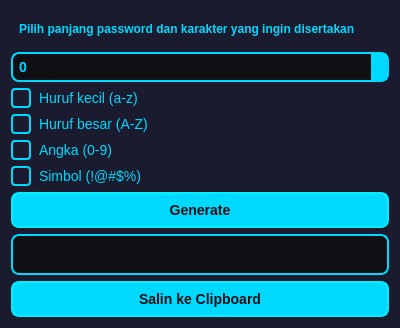
<?xml version="1.0" encoding="UTF-8"?>
<ui version="4.0">
 <class>Form</class>
 <widget class="QWidget" name="Form">
  <property name="geometry">
   <rect>
    <x>0</x>
    <y>0</y>
    <width>400</width>
    <height>328</height>
   </rect>
  </property>
  <property name="windowTitle">
   <string>Form</string>
  </property>
  <property name="styleSheet">
   <string notr="true">   background-color: #1b1b2f; /* Dark background */
    color: #ffffff; /* Default text color */
    font-family: 'Segoe UI', sans-serif;
    font-size: 14px;</string>
  </property>
  <layout class="QGridLayout" name="gridLayout_2">
   <item row="0" column="0">
    <layout class="QGridLayout" name="gridLayout">
     <property name="sizeConstraint">
      <enum>QLayout::SetMinimumSize</enum>
     </property>
     <item row="0" column="0">
      <widget class="QLabel" name="label">
       <property name="styleSheet">
        <string notr="true">  color: #00d9ff; /* Neon cyan text */
    font-size: 12px;
    font-weight: bold;
    padding: 5px;</string>
       </property>
       <property name="text">
        <string>Pilih panjang password dan karakter yang ingin disertakan</string>
       </property>
      </widget>
     </item>
     <item row="1" column="0">
      <widget class="QSpinBox" name="spinBox">
       <property name="styleSheet">
        <string notr="true">QSpinBox {
    background-color: #0f0f14;
    color: #00d9ff;
    border: 2px solid #00d9ff;
    border-radius: 8px;
    padding: 4px;
    font-size: 14px;
    font-weight: bold;
}
QSpinBox::up-button, QSpinBox::down-button {
    background-color: #00d9ff;
    border: none;
    width: 16px;
}
QSpinBox::up-button:hover, QSpinBox::down-button:hover {
    background-color: #005f80;
}



</string>
       </property>
      </widget>
     </item>
     <item row="2" column="0">
      <widget class="QCheckBox" name="checkBox">
       <property name="styleSheet">
        <string notr="true">QCheckBox {
    color: #00d9ff;
    font-size: 14px;
    spacing: 8px;
}

QCheckBox::indicator {
    width: 16px;
    height: 16px;
    background-color: #1b1b2f;
    border: 2px solid #00d9ff;
    border-radius: 4px;
}

QCheckBox::indicator:checked {
    background-color: #00d9ff;
    border: 2px solid #ffffff;
}

QCheckBox::indicator:hover {
    border: 2px solid #ffffff;
}</string>
       </property>
       <property name="text">
        <string>Huruf kecil (a-z)</string>
       </property>
      </widget>
     </item>
     <item row="3" column="0">
      <widget class="QCheckBox" name="checkBox_2">
       <property name="styleSheet">
        <string notr="true">QCheckBox {
    color: #00d9ff;
    font-size: 14px;
    spacing: 8px;
}

QCheckBox::indicator {
    width: 16px;
    height: 16px;
    background-color: #1b1b2f;
    border: 2px solid #00d9ff;
    border-radius: 4px;
}

QCheckBox::indicator:checked {
    background-color: #00d9ff;
    border: 2px solid #ffffff;
}

QCheckBox::indicator:hover {
    border: 2px solid #ffffff;
}</string>
       </property>
       <property name="text">
        <string>Huruf besar (A-Z)</string>
       </property>
      </widget>
     </item>
     <item row="4" column="0">
      <widget class="QCheckBox" name="checkBox_3">
       <property name="styleSheet">
        <string notr="true">QCheckBox {
    color: #00d9ff;
    font-size: 14px;
    spacing: 8px;
}

QCheckBox::indicator {
    width: 16px;
    height: 16px;
    background-color: #1b1b2f;
    border: 2px solid #00d9ff;
    border-radius: 4px;
}

QCheckBox::indicator:checked {
    background-color: #00d9ff;
    border: 2px solid #ffffff;
}

QCheckBox::indicator:hover {
    border: 2px solid #ffffff;
}</string>
       </property>
       <property name="text">
        <string>Angka (0-9)</string>
       </property>
      </widget>
     </item>
     <item row="5" column="0">
      <widget class="QCheckBox" name="checkBox_4">
       <property name="styleSheet">
        <string notr="true">QCheckBox {
    color: #00d9ff;
    font-size: 14px;
    spacing: 8px;
}

QCheckBox::indicator {
    width: 16px;
    height: 16px;
    background-color: #1b1b2f;
    border: 2px solid #00d9ff;
    border-radius: 4px;
}

QCheckBox::indicator:checked {
    background-color: #00d9ff;
    border: 2px solid #ffffff;
}

QCheckBox::indicator:hover {
    border: 2px solid #ffffff;
}</string>
       </property>
       <property name="text">
        <string>Simbol (!@#$%)</string>
       </property>
      </widget>
     </item>
     <item row="6" column="0">
      <widget class="QPushButton" name="pushButton">
       <property name="styleSheet">
        <string notr="true">QPushButton {
    background-color: #00d9ff;
    color: #0f0f14;
    border: 2px solid #00f0ff;
    border-radius: 8px;
    padding: 8px 16px;
    font-size: 14px;
    font-weight: bold;
    transition: 0.3s ease;
}

QPushButton:hover {
    background-color: #005f80;
    color: #ffffff;
}

QPushButton:pressed {
    background-color: #0088cc;
    border: 2px solid #ffffff;
}</string>
       </property>
       <property name="text">
        <string>Generate</string>
       </property>
      </widget>
     </item>
     <item row="7" column="0">
      <widget class="QLineEdit" name="lineEdit">
       <property name="styleSheet">
        <string notr="true">/* QLineEdit Styles */
QLineEdit {
    background-color: #0f0f14; /* Dark background for input */
    color: #00d9ff; /* Neon cyan text color */
    border: 2px solid #00d9ff; /* Neon border */
    border-radius: 8px; /* Rounded corners for a smooth, modern look */
    padding: 8px; /* Padding inside the input box */
    font-size: 16px;
    font-weight: bold;
    selection-background-color: #005f80; /* Selection background for text */
    selection-color: #ffffff; /* Color of selected text */
}

QLineEdit:hover {
    border: 2px solid #ffffff; /* Change border to white on hover */
}

QLineEdit:focus {
    border: 2px solid #00ffcc; /* Glowing effect for focused state */
    background-color: #0f1f2f; /* Slightly brighter background when focused */
}

QLineEdit:disabled {
    background-color: #1b1b2f; /* Darker background for disabled */
    color: #555555; /* Greyed out text */
    border: 2px solid #555555; /* Greyed out border */
}
</string>
       </property>
      </widget>
     </item>
     <item row="8" column="0">
      <widget class="QPushButton" name="pushButton_2">
       <property name="styleSheet">
        <string notr="true">QPushButton {
    background-color: #00d9ff;
    color: #0f0f14;
    border: 2px solid #00f0ff;
    border-radius: 8px;
    padding: 8px 16px;
    font-size: 14px;
    font-weight: bold;
    transition: 0.3s ease;
}

QPushButton:hover {
    background-color: #005f80;
    color: #ffffff;
}

QPushButton:pressed {
    background-color: #0088cc;
    border: 2px solid #ffffff;
}</string>
       </property>
       <property name="text">
        <string>Salin ke Clipboard</string>
       </property>
      </widget>
     </item>
    </layout>
   </item>
  </layout>
 </widget>
 <resources/>
 <connections/>
</ui>
